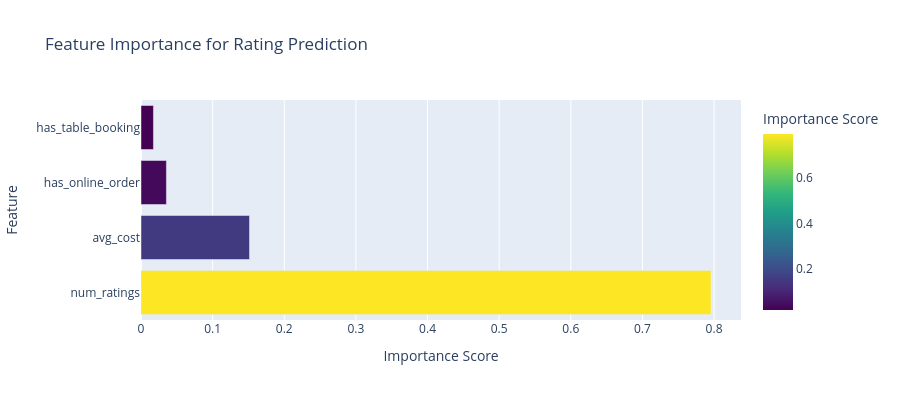

This figure's notebook cell:
### Code cell
# 4. Feature Importance for Rating Prediction
print("\n" + "="*70)
print("2. FEATURE IMPORTANCE FOR RATING PREDICTION")
print("="*70)

X = df[['avg_cost', 'num_ratings', 'has_online_order', 'has_table_booking']].copy()
y = df['rating']

# Train Random Forest
rf = RandomForestRegressor(n_estimators=100, random_state=42, n_jobs=-1)
rf.fit(X, y)

# Feature importance
feature_importance = pd.DataFrame({
    'feature': X.columns,
    'importance': rf.feature_importances_
}).sort_values('importance', ascending=False)

# Prepare CSV for dashboard (columns: Feature, Importance)
fi = feature_importance.rename(columns={'feature': 'Feature', 'importance': 'Importance'})
fi = fi[['Feature', 'Importance']].reset_index(drop=True)
csv_path = 'Zomato_datasets/feature_importances.csv'
try:
    fi.to_csv(csv_path, index=False)
    print(f"✓ Wrote feature importances to: {csv_path}")
except PermissionError:
    backup = 'Zomato_datasets/feature_importances_backup.csv'
    fi.to_csv(backup, index=False)
    print(f"⚠️ Permission denied writing {csv_path}. Saved backup as {backup}")

print(f"\nFeature Importance Scores:")
print(fi)
print(f"\nModel R² Score: {rf.score(X, y):.4f}")

# Visualize
fig = px.bar(
    feature_importance,
    x='importance',
    y='feature',
    title='Feature Importance for Rating Prediction',
    labels={'importance': 'Importance Score', 'feature': 'Feature'},
    color='importance',
    color_continuous_scale='Viridis',
    orientation='h'
)

fig.update_layout(height=400, showlegend=False)
fig.show()

### Figure 1 — Plotly figure (JSON) as saved in the notebook; plotly's stock layout.template omitted (floating-point values rounded to 4 significant figures)
{"data": [{"alignmentgroup": "True", "hovertemplate": "Importance Score=%{marker.color}<br>Feature=%{y}<extra></extra>", "legendgroup": "", "marker": {"color": [0.7957, 0.1515, 0.03545, 0.01737], "coloraxis": "coloraxis", "pattern": {"shape": ""}}, "name": "", "offsetgroup": "", "orientation": "h", "showlegend": false, "textposition": "auto", "type": "bar", "x": [0.7957, 0.1515, 0.03545, 0.01737], "xaxis": "x", "y": ["num_ratings", "avg_cost", "has_online_order", "has_table_booking"], "yaxis": "y"}], "layout": {"barmode": "relative", "coloraxis": {"colorbar": {"title": {"text": "Importance Score"}}, "colorscale": [[0, "#440154"], [0.1111, "#482878"], [0.2222, "#3e4989"], [0.3333, "#31688e"], [0.4444, "#26828e"], [0.5556, "#1f9e89"], [0.6667, "#35b779"], [0.7778, "#6ece58"], [0.8889, "#b5de2b"], [1, "#fde725"]]}, "height": 400, "legend": {"tracegroupgap": 0}, "showlegend": false, "title": {"text": "Feature Importance for Rating Prediction"}, "xaxis": {"anchor": "y", "domain": [0, 1], "title": {"text": "Importance Score"}}, "yaxis": {"anchor": "x", "domain": [0, 1], "title": {"text": "Feature"}}}}
